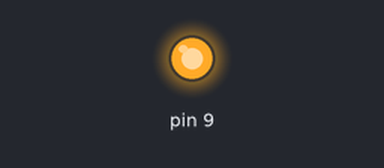
A sketch run on a simulated Arduino Uno, built with avr-gcc and run on an emulated ATmega328P. On the bench: output pins drawn as LEDs (lit = HIGH). Pins used as bus, display or sensor lines are not drawn.

Above: at 0.1 s.
Timing chart, 0 to 1.6 s (numbered marks = the images above):
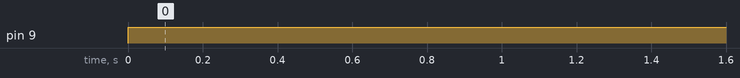

The sketch:

Motor.ino
```cpp
#include "StepperMotor.h"

StepperMotor motor(8, 9);

void setup()
{
    initStepperMotor(motor);
}

void loop()
{
    rotateMotor(motor, 1600, HIGH, 100);

    delay(3000);
}
```

StepperMotor.h
```cpp
#ifndef __STEPPER_MOTOR_H
#define __STEPPER_MOTOR_H

struct StepperMotor
{
	int pulsePin;
	int dirPin;		// direction pin

	StepperMotor(int pulsePin, int dirPin):
			pulsePin(pulsePin),
			dirPin(dirPin)
	{}
};

void initStepperMotor(StepperMotor motor)
{
	pinMode(motor.pulsePin, OUTPUT);
	pinMode(motor.dirPin, OUTPUT);
	digitalWrite(motor.pulsePin, LOW);
	digitalWrite(motor.dirPin, LOW);
}

// the dir parameter should either be HIGH or LOW
void rotateMotor(StepperMotor motor, int numTicks, int dir, int microSecDelay)
{
  digitalWrite(motor.dirPin, dir);

	for(int i=1; i<=numTicks; ++i)
	{
		digitalWrite(motor.pulsePin, HIGH);
		delayMicroseconds(microSecDelay);
		digitalWrite(motor.pulsePin, LOW);
		delayMicroseconds(microSecDelay);
	}
}

#endif
```

Measured:
- by itself, pin 9: LOW → HIGH at 0.00 s
